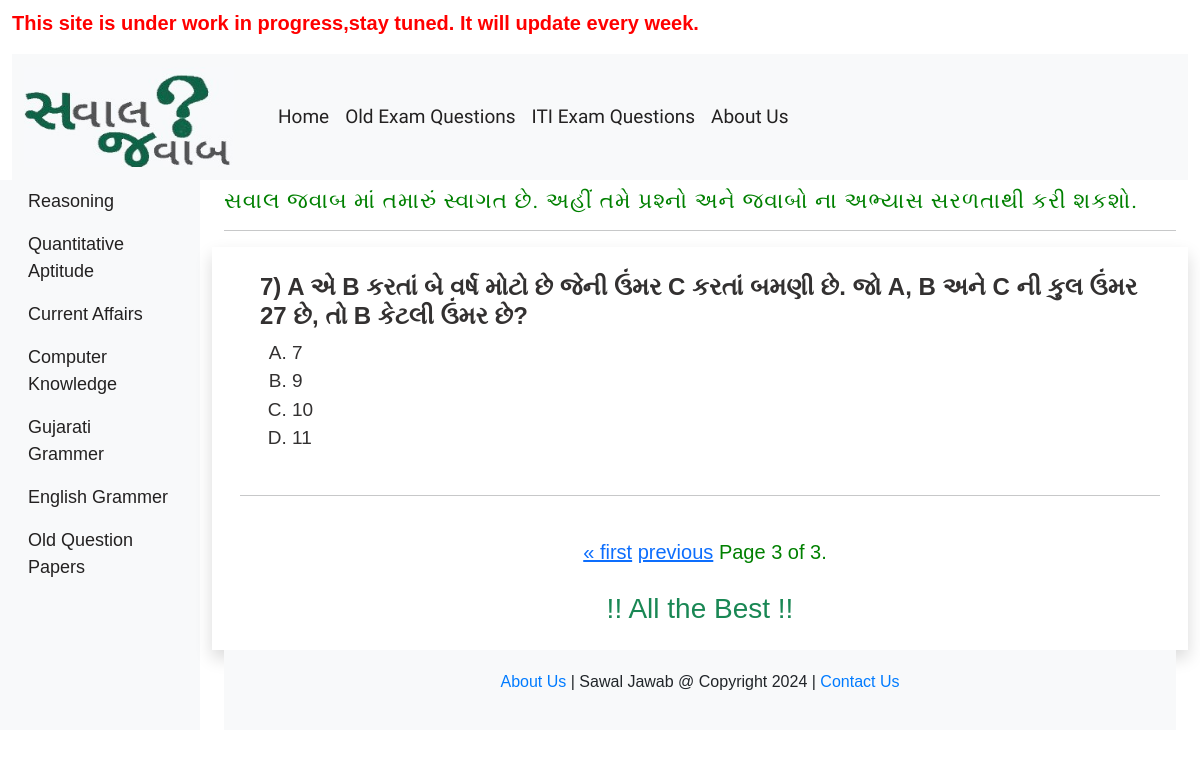
Page /reasoning_questions/problems_on_age/?page=7 on the earlier database version.
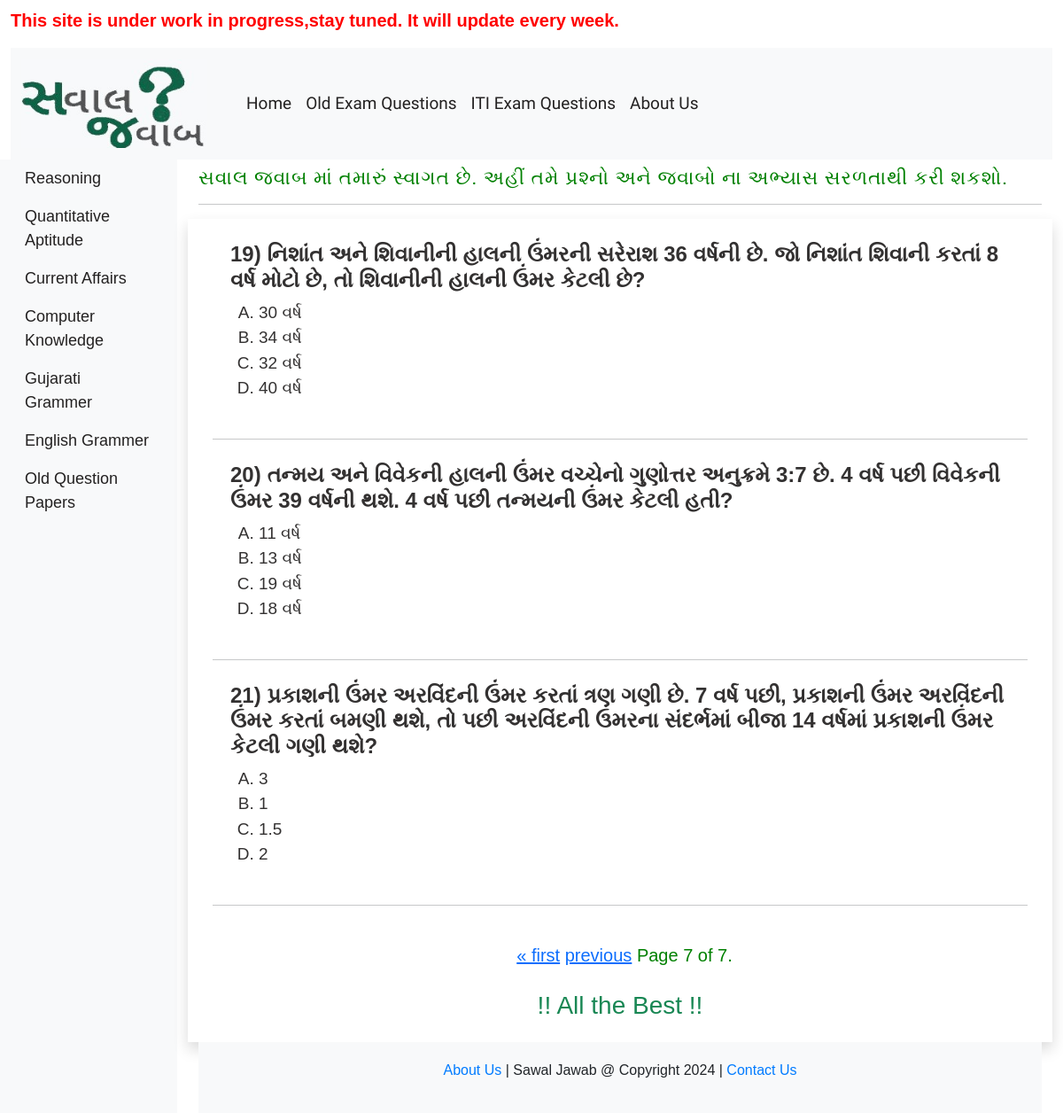
Same page on the later database version.
### myapp/models.py (models this page shows)
class Maths_and_Reasoning(models.Model):
    question=models.CharField(max_length=500)
    answer=models.CharField(max_length=500)
    opt_A=models.CharField(max_length=500)
    opt_B=models.CharField(max_length=500)
    opt_C=models.CharField(max_length=500)
    opt_D=models.CharField(max_length=500)
    ans_description=models.TextField(max_length=1000)
    category=models.CharField(max_length=300)
    question_topic=models.CharField(max_length=300)

### myapp/views.py (the view)
# urls.py: path('reasoning_questions/<slug:category_slug>/',views.reasoning_questions,name='reasoningquestionspage'),
def reasoning_questions(request,category_slug):
    maths_and_reasoning=Maths_and_Reasoning.objects.filter(question_topic=category_slug)
    paginator = Paginator(maths_and_reasoning, 3)
    page_number = request.GET.get("page")
    page_obj = paginator.get_page(page_number)
    return render(request,'myapp/sawaljawab.html',{'page_obj':page_obj})

### myapp/templates/myapp/sawaljawab.html (shortened to what this page needs)
{% extends 'myapp/base.html' %}
{% block content %}
<div class="col-md-9 ml-sm-auto col-lg-10 px-md-4">
    <h3 class="mt-2" id="gujaratiheadings">સવાલ જવાબ માં તમારું સ્વાગત છે. અહીં તમે પ્રશ્નો અને જવાબો ના અભ્યાસ સરળતાથી કરી શકશો.</h3>
    <hr>
    <div class="row mt-2 shadow p-3">
        <div class="currentaffairs">
            <div class="innersection">
                       {% for q in page_obj %}
                            <div>
                                <h4 style="text-align: left; letter-spacing: normal; font-weight:bold;"> <span class="question_id">{{ page_obj.start_index|add:forloop.counter0 }})</span> {{q.question}}</h4>
                                    <ul style="text-align: left; list-style:upper-alpha;">
                                        <li><a onclick="optASelected(this, '{{ q.answer }}', '{{ q.ans_description}}')">{{q.opt_A}}</a></li>
                                        <li><a onclick="optBSelected(this, '{{ q.answer }}', '{{ q.ans_description}}')">{{q.opt_B}}</a></li>
                                        <li><a onclick="optCSelected(this, '{{ q.answer }}', '{{ q.ans_description}}')">{{q.opt_C}}</a></li>
                                        <li><a onclick="optDSelected(this, '{{ q.answer }}', '{{ q.ans_description}}')">{{q.opt_D}}</a></li>
                                    </ul>
                          </div>
                       <hr style="font-weight: bolder;">
                      {% endfor %}
                       <div class="pagination">
                        <span class="step-links"  style="color: green; padding: 15px; font-size: 20px;">
                            {% if page_obj.has_previous %}
                                <a href="?page=1">&laquo; first</a>
                                <a href="?page={{ page_obj.previous_page_number }}">previous</a>
                            {% endif %}
                            <span class="current">
                                Page {{ page_obj.number }} of {{ page_obj.paginator.num_pages }}.
                            </span>
                        </span>
                    </div>
            </div>
    </div>
    <div><h3 class="text-center text-success">!! All the Best !!</h3></div>
{% endblock content %}

Differences in the rows shown:
no longer on this page (row unchanged): Maths_and_Reasoning: start_index|add "7", question "A એ B કરતાં બે વર્ષ મોટો છે જેની ઉંમર C કરતાં બમણી છે. જો A, B અને C ની કુલ ઉંમર 27 છે, તો B કેટલી ઉંમર છે?", opt_A "7", opt_B "9", opt_C "10", opt_D "11"
added Maths_and_Reasoning: start_index|add "19", question "નિશાંત અને શિવાનીની હાલની ઉંમરની સરેરાશ 36 વર્ષની છે. જો નિશાંત શિવાની કરતાં 8 વર્ષ મોટો છે, તો શિવાનીની હાલની ઉંમર કેટલી છે?", opt_A "30 વર્ષ", opt_B "34 વર્ષ", opt_C "32 વર્ષ", opt_D "40 વર્ષ"
added Maths_and_Reasoning: start_index|add "20", question "તન્મય અને વિવેકની હાલની ઉંમર વચ્ચેનો ગુણોત્તર અનુક્રમે 3:7 છે. 4 વર્ષ પછી વિવેકની ઉંમર 39 વર્ષની થશે. 4 વર્ષ પછી તન્મયની ઉંમર કેટલી હતી?", opt_A "11 વર્ષ", opt_B "13 વર્ષ", opt_C "19 વર્ષ", opt_D "18 વર્ષ"
added Maths_and_Reasoning: start_index|add "21", question "પ્રકાશની ઉંમર અરવિંદની ઉંમર કરતાં ત્રણ ગણી છે. 7 વર્ષ પછી, પ્રકાશની ઉંમર અરવિંદની ઉંમર કરતાં બમણી થશે, તો પછી અરવિંદની ઉંમરના સંદર્ભમાં બીજા 14 વર્ષમાં પ્રકાશની ઉંમર કેટલી ગણી થશે?", opt_A "3", opt_B "1", opt_C "1.5", opt_D "2"
Other differences:
{{ page_obj.number }}: "3" → "7"
{{ page_obj.paginator.num_pages }}: "3" → "7"
